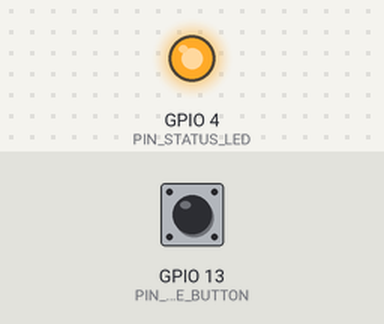
This sketch was run on a simulated ESP32. On the bench: output pins drawn as LEDs (lit = HIGH). The inputs (shaded band) are chosen by the test bench; at power-on: GPIO 13 (PIN_WAKE_BUTTON) HIGH. What the sketch prints to the serial monitor is not drawn. At 0.6 s the program puts the board to deep sleep or switches it off; the recording ends there.

Above: at 0.1 s.
Timing chart, 0 to 0.6 s (numbered marks = the images above):
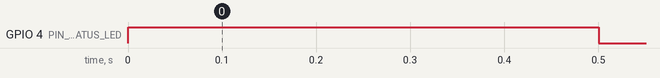

The sketch:

module09_button_wake.ino
```cpp
// Module 9 - Practice 3: woken by the timer alarm OR by the button
// Circuit: status LED on D4 and a button on D13 (its opposite leg to GND).
// The board sleeps 20 seconds. Press the D13 button any time to wake it up sooner.

#include "driver/rtc_io.h"  // controls the RTC pins: the pins that stay "awake" during deep sleep

const int PIN_STATUS_LED = 4;
const gpio_num_t PIN_WAKE_BUTTON = GPIO_NUM_13;  // D13 is an RTC pin, so it can wake the board up
const unsigned long SLEEP_SECONDS = 20;

RTC_DATA_ATTR int wakeCount = 0;
RTC_DATA_ATTR int buttonWakeCount = 0;

void setup() {
  Serial.begin(115200);
  pinMode(PIN_STATUS_LED, OUTPUT);
  rtc_gpio_deinit(PIN_WAKE_BUTTON);  // turn D13 back into an ordinary pin after sleeping
  pinMode(PIN_WAKE_BUTTON, INPUT_PULLUP);

  wakeCount++;
  esp_sleep_wakeup_cause_t cause = esp_sleep_get_wakeup_cause();
  Serial.print("Wake #");
  Serial.print(wakeCount);
  if (cause == ESP_SLEEP_WAKEUP_EXT0) {
    buttonWakeCount++;
    Serial.println(": woken by the BUTTON.");
  } else if (cause == ESP_SLEEP_WAKEUP_TIMER) {
    Serial.println(": woken by the timer alarm.");
  } else {
    Serial.println(": just powered on.");
  }
  Serial.print("Button wake-ups so far: ");
  Serial.print(buttonWakeCount);
  Serial.println(".");

  digitalWrite(PIN_STATUS_LED, HIGH);
  delay(500);
  digitalWrite(PIN_STATUS_LED, LOW);

  // First wait until the button is released. If it is still pressed when the board sleeps, it wakes up again at once.
  while (digitalRead(PIN_WAKE_BUTTON) == LOW) {
    delay(10);
  }
  delay(50);  // wait for the button bounce to settle, so the board doesn't wake up again at once

  Serial.printf("Sleeping for %lu seconds. Press the button to wake it up sooner.\n", SLEEP_SECONDS);
  Serial.flush();
  esp_sleep_enable_timer_wakeup(SLEEP_SECONDS * 1000000ULL);  // wake door 1: the timer alarm
  esp_sleep_enable_ext0_wakeup(PIN_WAKE_BUTTON, 0);           // wake door 2: D13 goes LOW
  rtc_gpio_pullup_en(PIN_WAKE_BUTTON);   // make sure D13's pull-up stays on during sleep
  rtc_gpio_pulldown_dis(PIN_WAKE_BUTTON);
  esp_deep_sleep_start();
}

void loop() {
  // Never runs.
}
```

Measured:
- by itself, GPIO 4 (PIN_STATUS_LED): LOW → HIGH at 0.00 s, → LOW 0.50 s later
